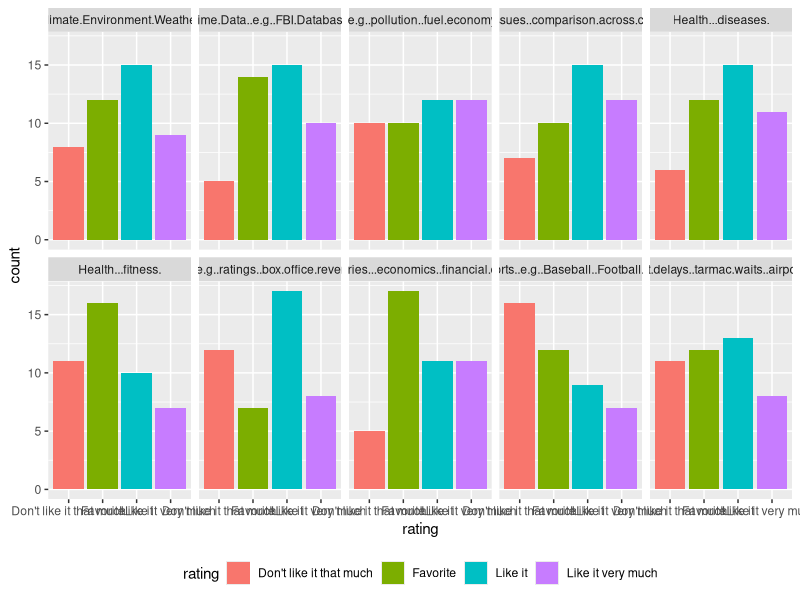
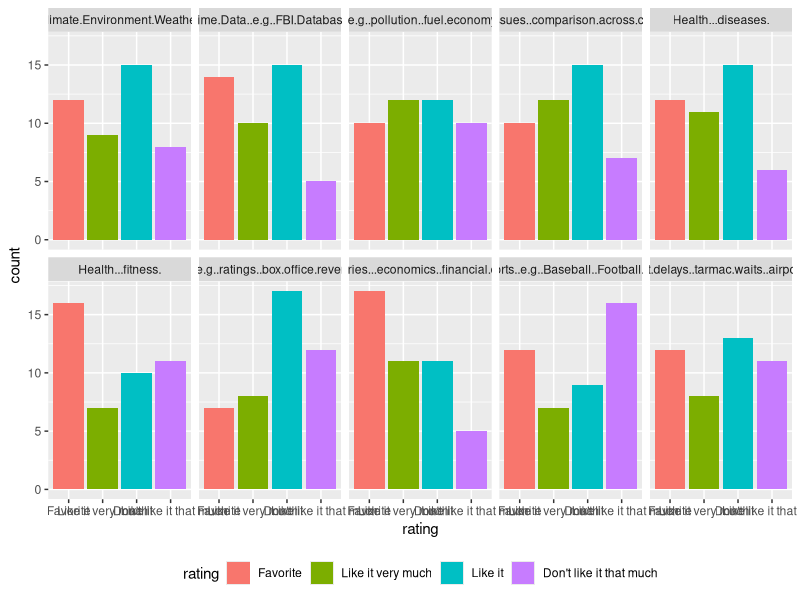
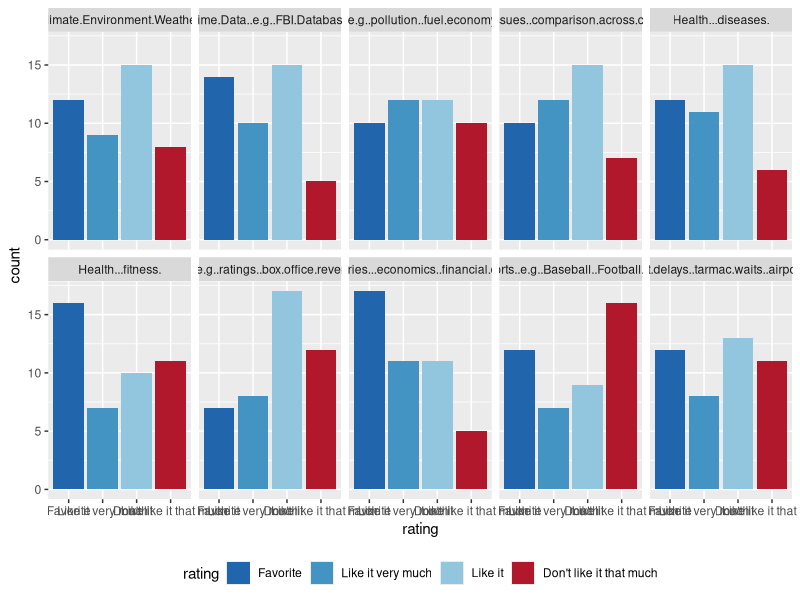
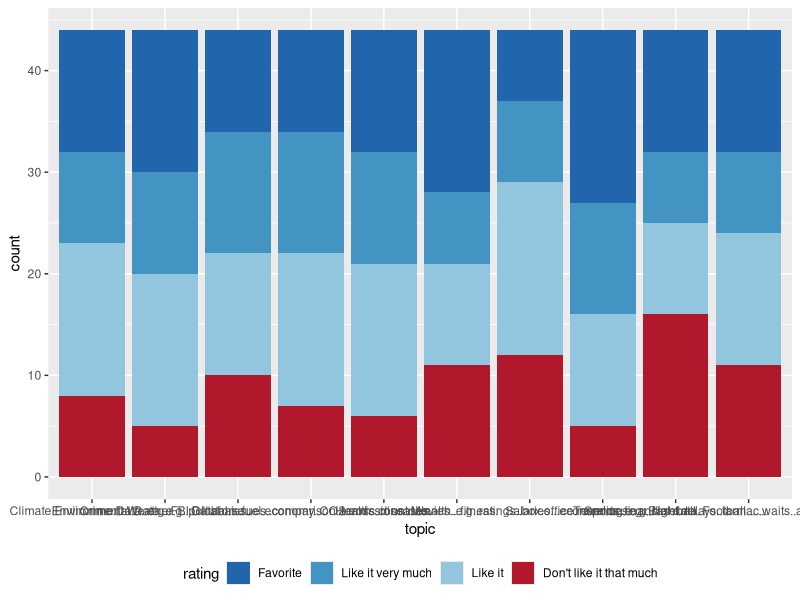
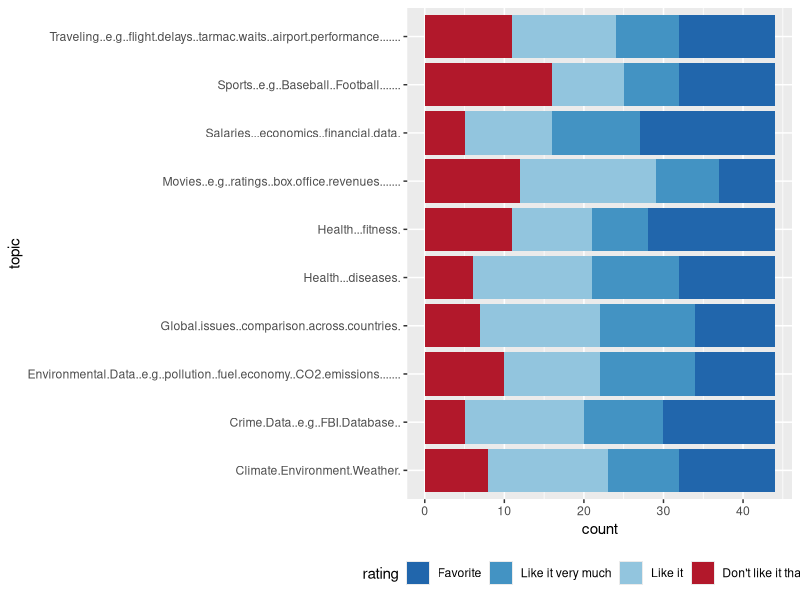
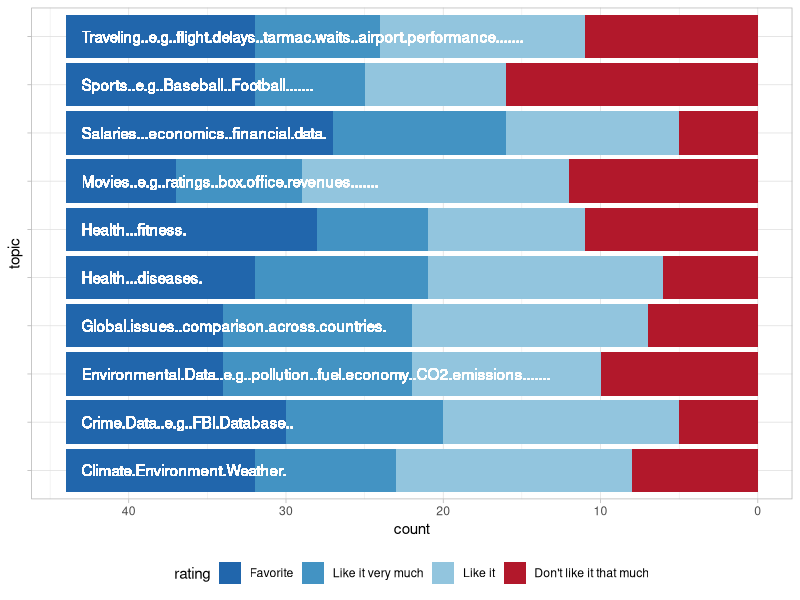
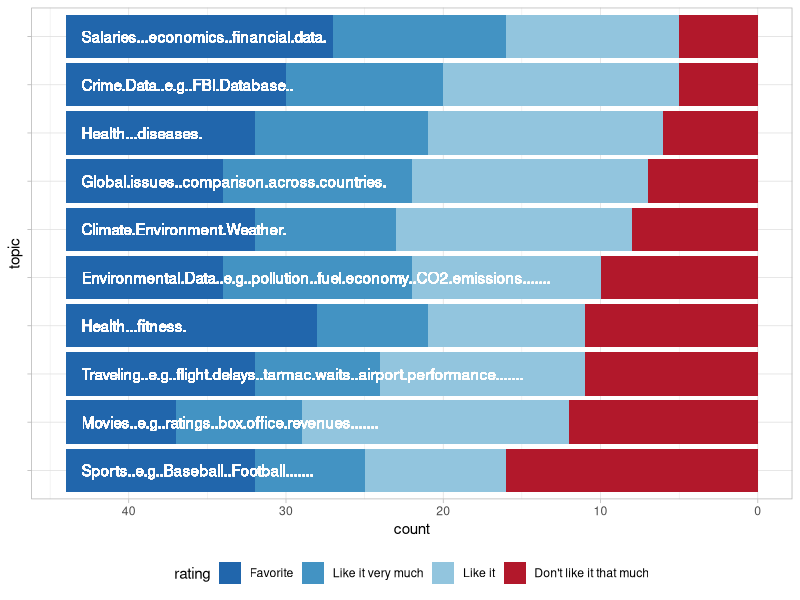

The R source for these figures, in order:
## ---- chunk 1
options(htmltools.dir.version = FALSE)
#xaringan::inf_mr(cast_from = '..')
library(tidyverse)
## ---- chunk 2
topics <- read.csv("data/topics.csv")
topics <- topics %>% select(2:11)
head(topics)
## ---- chunk 3
tlong <- topics %>% gather(topic, rating, 1:10)
tlong %>% 
  ggplot(aes(x = rating)) + geom_bar(aes(fill=rating)) +
  facet_wrap(~topic, ncol=5) +
  theme(legend.position="bottom")
## ---- chunk 4
tlong <- tlong %>% mutate(
  rating = factor(rating),
  rating = forcats::fct_relevel(rating, "Favorite", "Like it very much", "Like it"))

tlong %>% 
  ggplot(aes(x = rating)) + geom_bar(aes(fill=rating)) +
  facet_wrap(~topic, ncol=5) +
  theme(legend.position="bottom")
## ---- chunk 5
library(RColorBrewer)
cols <- brewer.pal("RdBu", n = 8)

tlong %>% 
  ggplot(aes(x = rating)) + geom_bar(aes(fill=rating)) +
  facet_wrap(~topic, ncol=5) +
  theme(legend.position="bottom") +
  scale_fill_manual(values = cols[c(8,7,6,1)])
## ---- chunk 6
library(RColorBrewer)
cols <- brewer.pal("RdBu", n = 8)

tlong %>% 
  ggplot(aes(x = topic)) + geom_bar(aes(fill=rating)) +
  theme(legend.position="bottom") +
  scale_fill_manual(values = cols[c(8,7,6,1)])
## ---- chunk 7
tlong %>% 
  ggplot(aes(x = topic)) + geom_bar(aes(fill=rating)) +
  theme(legend.position="bottom") +
  scale_fill_manual(values = cols[c(8,7,6,1)]) +
  coord_flip()
## ---- chunk 8
tlong %>% 
  ggplot(aes(x = topic)) + geom_bar(aes(fill=rating)) +
  theme_light() +
  theme(legend.position="bottom", axis.text.y = element_blank()) +
  scale_fill_manual(values = cols[c(8,7,6,1)]) +
  coord_flip() +
  scale_y_reverse() +
  geom_text(aes(x = topic, label = topic), 
            y = -nrow(topics)+1, colour = "white", hjust=0)
## ---- chunk 9
tlong <- tlong %>% 
  mutate(
        topic = reorder(topic, rating, FUN=function(x) 
          sum(x %in% c("Favorite"))),
        topic = reorder(topic, rating, FUN=function(x) 
          sum(x %in% c("Favorite", "Like it very much"))),
    topic = reorder(topic, rating, FUN=function(x) 
          -sum(x == "Don't like it that much"))
  )
tlong %>% 
  ggplot(aes(x = topic)) + geom_bar(aes(fill=rating)) +
  theme_light() +
  theme(legend.position="bottom", axis.text.y = element_blank()) +
  scale_fill_manual(values = cols[c(8,7,6,1)]) +
  coord_flip() + 
  scale_y_reverse() +
  geom_text(aes(x = topic, label = topic), 
            y = -nrow(topics)+1, colour="white", hjust=0)
